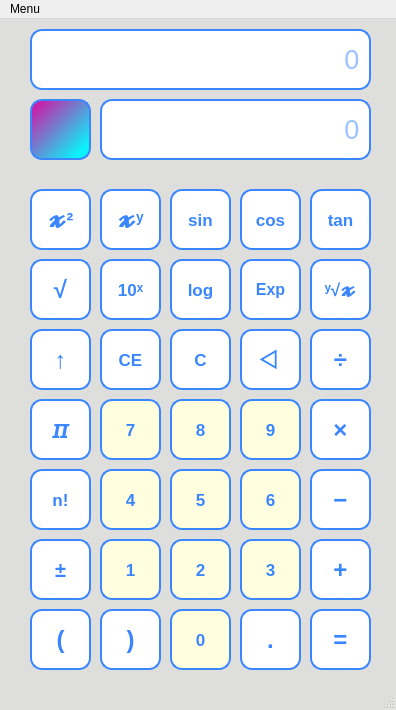
<?xml version="1.0" encoding="UTF-8"?>
<ui version="4.0">
 <class>MainWindow</class>
 <widget class="QMainWindow" name="MainWindow">
  <property name="geometry">
   <rect>
    <x>0</x>
    <y>0</y>
    <width>396</width>
    <height>710</height>
   </rect>
  </property>
  <property name="sizePolicy">
   <sizepolicy hsizetype="Fixed" vsizetype="Fixed">
    <horstretch>0</horstretch>
    <verstretch>0</verstretch>
   </sizepolicy>
  </property>
  <property name="minimumSize">
   <size>
    <width>396</width>
    <height>710</height>
   </size>
  </property>
  <property name="maximumSize">
   <size>
    <width>396</width>
    <height>710</height>
   </size>
  </property>
  <property name="baseSize">
   <size>
    <width>396</width>
    <height>710</height>
   </size>
  </property>
  <property name="font">
   <font>
    <family>Arial</family>
    <pointsize>18</pointsize>
   </font>
  </property>
  <property name="windowTitle">
   <string>MainWindow</string>
  </property>
  <property name="layoutDirection">
   <enum>Qt::LeftToRight</enum>
  </property>
  <property name="styleSheet">
   <string notr="true">QMainWindow{
	background-color: rgb(222, 222, 220)
}</string>
  </property>
  <widget class="QWidget" name="centralwidget">
   <widget class="QPushButton" name="b_1">
    <property name="geometry">
     <rect>
      <x>100</x>
      <y>520</y>
      <width>61</width>
      <height>61</height>
     </rect>
    </property>
    <property name="font">
     <font>
      <family>Arial</family>
      <pointsize>13</pointsize>
      <weight>75</weight>
      <bold>true</bold>
      <stylestrategy>PreferDefault</stylestrategy>
      <kerning>true</kerning>
     </font>
    </property>
    <property name="cursor">
     <cursorShape>ArrowCursor</cursorShape>
    </property>
    <property name="styleSheet">
     <string notr="true">QPushButton{
	color: rgb(58, 134, 255);
	background-color: rgb(255, 254, 222);
	border: 2px solid rgb(58, 134, 255);
    border-radius: 12px;
}

QPushButton:hover:!pressed   {
	background-color: qlineargradient(spread:pad, x1:0, y1:0, x2:0.857143, y2:0.857955, stop:1 rgba(10, 242, 251, 255), stop:0 rgba(224, 6, 159, 255));
  color: white;
}

QPushButton:pressed   {
  background-color: rgba(224, 6, 159, 255);
  color: white;
}
</string>
    </property>
    <property name="text">
     <string>1</string>
    </property>
   </widget>
   <widget class="QPushButton" name="b_2">
    <property name="geometry">
     <rect>
      <x>170</x>
      <y>520</y>
      <width>61</width>
      <height>61</height>
     </rect>
    </property>
    <property name="font">
     <font>
      <family>Arial</family>
      <pointsize>13</pointsize>
      <weight>75</weight>
      <bold>true</bold>
      <stylestrategy>PreferDefault</stylestrategy>
      <kerning>true</kerning>
     </font>
    </property>
    <property name="cursor">
     <cursorShape>ArrowCursor</cursorShape>
    </property>
    <property name="styleSheet">
     <string notr="true">QPushButton{
	color: rgb(58, 134, 255);
	background-color: rgb(255, 254, 222);
	border: 2px solid rgb(58, 134, 255);
    border-radius: 12px;
}

QPushButton:hover:!pressed   {
	background-color: qlineargradient(spread:pad, x1:0, y1:0, x2:0.857143, y2:0.857955, stop:1 rgba(10, 242, 251, 255), stop:0 rgba(224, 6, 159, 255));
  color: white;
}

QPushButton:pressed   {
  background-color: rgba(224, 6, 159, 255);
  color: white;
}
</string>
    </property>
    <property name="text">
     <string>2</string>
    </property>
   </widget>
   <widget class="QPushButton" name="b_3">
    <property name="geometry">
     <rect>
      <x>240</x>
      <y>520</y>
      <width>61</width>
      <height>61</height>
     </rect>
    </property>
    <property name="font">
     <font>
      <family>Arial</family>
      <pointsize>13</pointsize>
      <weight>75</weight>
      <bold>true</bold>
      <stylestrategy>PreferDefault</stylestrategy>
      <kerning>true</kerning>
     </font>
    </property>
    <property name="cursor">
     <cursorShape>ArrowCursor</cursorShape>
    </property>
    <property name="styleSheet">
     <string notr="true">QPushButton{
	color: rgb(58, 134, 255);
	background-color: rgb(255, 254, 222);
	border: 2px solid rgb(58, 134, 255);
    border-radius: 12px;
}

QPushButton:hover:!pressed   {
	background-color: qlineargradient(spread:pad, x1:0, y1:0, x2:0.857143, y2:0.857955, stop:1 rgba(10, 242, 251, 255), stop:0 rgba(224, 6, 159, 255));
  color: white;
}

QPushButton:pressed   {
  background-color: rgba(224, 6, 159, 255);
  color: white;
}
</string>
    </property>
    <property name="text">
     <string>3</string>
    </property>
   </widget>
   <widget class="QPushButton" name="b_6">
    <property name="geometry">
     <rect>
      <x>240</x>
      <y>450</y>
      <width>61</width>
      <height>61</height>
     </rect>
    </property>
    <property name="font">
     <font>
      <family>Arial</family>
      <pointsize>13</pointsize>
      <weight>75</weight>
      <bold>true</bold>
      <stylestrategy>PreferDefault</stylestrategy>
      <kerning>true</kerning>
     </font>
    </property>
    <property name="cursor">
     <cursorShape>ArrowCursor</cursorShape>
    </property>
    <property name="styleSheet">
     <string notr="true">QPushButton{
	color: rgb(58, 134, 255);
	background-color: rgb(255, 254, 222);
	border: 2px solid rgb(58, 134, 255);
    border-radius: 12px;
}

QPushButton:hover:!pressed   {
	background-color: qlineargradient(spread:pad, x1:0, y1:0, x2:0.857143, y2:0.857955, stop:1 rgba(10, 242, 251, 255), stop:0 rgba(224, 6, 159, 255));
  color: white;
}

QPushButton:pressed   {
  background-color: rgba(224, 6, 159, 255);
  color: white;
}
</string>
    </property>
    <property name="text">
     <string>6</string>
    </property>
   </widget>
   <widget class="QPushButton" name="b_5">
    <property name="geometry">
     <rect>
      <x>170</x>
      <y>450</y>
      <width>61</width>
      <height>61</height>
     </rect>
    </property>
    <property name="font">
     <font>
      <family>Arial</family>
      <pointsize>13</pointsize>
      <weight>75</weight>
      <bold>true</bold>
      <stylestrategy>PreferDefault</stylestrategy>
      <kerning>true</kerning>
     </font>
    </property>
    <property name="cursor">
     <cursorShape>ArrowCursor</cursorShape>
    </property>
    <property name="styleSheet">
     <string notr="true">QPushButton{
	color: rgb(58, 134, 255);
	background-color: rgb(255, 254, 222);
	border: 2px solid rgb(58, 134, 255);
    border-radius: 12px;
}

QPushButton:hover:!pressed   {
	background-color: qlineargradient(spread:pad, x1:0, y1:0, x2:0.857143, y2:0.857955, stop:1 rgba(10, 242, 251, 255), stop:0 rgba(224, 6, 159, 255));
  color: white;
}

QPushButton:pressed   {
  background-color: rgba(224, 6, 159, 255);
  color: white;
}
</string>
    </property>
    <property name="text">
     <string>5</string>
    </property>
   </widget>
   <widget class="QPushButton" name="b_4">
    <property name="geometry">
     <rect>
      <x>100</x>
      <y>450</y>
      <width>61</width>
      <height>61</height>
     </rect>
    </property>
    <property name="font">
     <font>
      <family>Arial</family>
      <pointsize>13</pointsize>
      <weight>75</weight>
      <bold>true</bold>
      <stylestrategy>PreferDefault</stylestrategy>
      <kerning>true</kerning>
     </font>
    </property>
    <property name="cursor">
     <cursorShape>ArrowCursor</cursorShape>
    </property>
    <property name="styleSheet">
     <string notr="true">QPushButton{
	color: rgb(58, 134, 255);
	background-color: rgb(255, 254, 222);
	border: 2px solid rgb(58, 134, 255);
    border-radius: 12px;
}

QPushButton:hover:!pressed   {
	background-color: qlineargradient(spread:pad, x1:0, y1:0, x2:0.857143, y2:0.857955, stop:1 rgba(10, 242, 251, 255), stop:0 rgba(224, 6, 159, 255));
  color: white;
}

QPushButton:pressed   {
  background-color: rgba(224, 6, 159, 255);
  color: white;
}
</string>
    </property>
    <property name="text">
     <string>4</string>
    </property>
   </widget>
   <widget class="QPushButton" name="b_7">
    <property name="geometry">
     <rect>
      <x>100</x>
      <y>380</y>
      <width>61</width>
      <height>61</height>
     </rect>
    </property>
    <property name="font">
     <font>
      <family>Arial</family>
      <pointsize>13</pointsize>
      <weight>75</weight>
      <bold>true</bold>
      <stylestrategy>PreferDefault</stylestrategy>
      <kerning>true</kerning>
     </font>
    </property>
    <property name="cursor">
     <cursorShape>ArrowCursor</cursorShape>
    </property>
    <property name="styleSheet">
     <string notr="true">QPushButton{
	color: rgb(58, 134, 255);
	background-color: rgb(255, 254, 222);
	border: 2px solid rgb(58, 134, 255);
    border-radius: 12px;
}

QPushButton:hover:!pressed   {
	background-color: qlineargradient(spread:pad, x1:0, y1:0, x2:0.857143, y2:0.857955, stop:1 rgba(10, 242, 251, 255), stop:0 rgba(224, 6, 159, 255));
  color: white;
}

QPushButton:pressed   {
  background-color: rgba(224, 6, 159, 255);
  color: white;
}
</string>
    </property>
    <property name="text">
     <string>7</string>
    </property>
   </widget>
   <widget class="QPushButton" name="b_8">
    <property name="geometry">
     <rect>
      <x>170</x>
      <y>380</y>
      <width>61</width>
      <height>61</height>
     </rect>
    </property>
    <property name="font">
     <font>
      <family>Arial</family>
      <pointsize>13</pointsize>
      <weight>75</weight>
      <bold>true</bold>
      <stylestrategy>PreferDefault</stylestrategy>
      <kerning>true</kerning>
     </font>
    </property>
    <property name="cursor">
     <cursorShape>ArrowCursor</cursorShape>
    </property>
    <property name="styleSheet">
     <string notr="true">QPushButton{
	color: rgb(58, 134, 255);
	background-color: rgb(255, 254, 222);
	border: 2px solid rgb(58, 134, 255);
    border-radius: 12px;
}

QPushButton:hover:!pressed   {
	background-color: qlineargradient(spread:pad, x1:0, y1:0, x2:0.857143, y2:0.857955, stop:1 rgba(10, 242, 251, 255), stop:0 rgba(224, 6, 159, 255));
  color: white;
}

QPushButton:pressed   {
  background-color: rgba(224, 6, 159, 255);
  color: white;
}
</string>
    </property>
    <property name="text">
     <string>8</string>
    </property>
   </widget>
   <widget class="QPushButton" name="b_9">
    <property name="geometry">
     <rect>
      <x>240</x>
      <y>380</y>
      <width>61</width>
      <height>61</height>
     </rect>
    </property>
    <property name="font">
     <font>
      <family>Arial</family>
      <pointsize>13</pointsize>
      <weight>75</weight>
      <bold>true</bold>
      <stylestrategy>PreferDefault</stylestrategy>
      <kerning>true</kerning>
     </font>
    </property>
    <property name="cursor">
     <cursorShape>ArrowCursor</cursorShape>
    </property>
    <property name="styleSheet">
     <string notr="true">QPushButton{
	color: rgb(58, 134, 255);
	background-color: rgb(255, 254, 222);
	border: 2px solid rgb(58, 134, 255);
    border-radius: 12px;
}

QPushButton:hover:!pressed   {
	background-color: qlineargradient(spread:pad, x1:0, y1:0, x2:0.857143, y2:0.857955, stop:1 rgba(10, 242, 251, 255), stop:0 rgba(224, 6, 159, 255));
  color: white;
}

QPushButton:pressed   {
  background-color: rgba(224, 6, 159, 255);
  color: white;
}
</string>
    </property>
    <property name="text">
     <string>9</string>
    </property>
   </widget>
   <widget class="QPushButton" name="b_0">
    <property name="geometry">
     <rect>
      <x>170</x>
      <y>590</y>
      <width>61</width>
      <height>61</height>
     </rect>
    </property>
    <property name="font">
     <font>
      <family>Arial</family>
      <pointsize>13</pointsize>
      <weight>75</weight>
      <bold>true</bold>
     </font>
    </property>
    <property name="cursor">
     <cursorShape>ArrowCursor</cursorShape>
    </property>
    <property name="styleSheet">
     <string notr="true">QPushButton{
	color: rgb(58, 134, 255);
	background-color: rgb(255, 254, 222);
	border: 2px solid rgb(58, 134, 255);
    border-radius: 12px;
}

QPushButton:hover:!pressed   {
	background-color: qlineargradient(spread:pad, x1:0, y1:0, x2:0.857143, y2:0.857955, stop:1 rgba(10, 242, 251, 255), stop:0 rgba(224, 6, 159, 255));
  color: white;
}

QPushButton:pressed   {
  background-color: rgba(224, 6, 159, 255);
  color: white;
}
</string>
    </property>
    <property name="text">
     <string>0</string>
    </property>
   </widget>
   <widget class="QPushButton" name="b_dot">
    <property name="geometry">
     <rect>
      <x>240</x>
      <y>590</y>
      <width>61</width>
      <height>61</height>
     </rect>
    </property>
    <property name="font">
     <font>
      <family>Arial</family>
      <pointsize>18</pointsize>
      <weight>75</weight>
      <bold>true</bold>
     </font>
    </property>
    <property name="cursor">
     <cursorShape>ArrowCursor</cursorShape>
    </property>
    <property name="layoutDirection">
     <enum>Qt::LeftToRight</enum>
    </property>
    <property name="styleSheet">
     <string notr="true">QPushButton{
	color: rgb(58, 134, 255);
	background-color: white;
	border: 2px solid rgb(58, 134, 255);
    border-radius: 12px;
}

QPushButton:hover:!pressed   {
	background-color: qlineargradient(spread:pad, x1:0, y1:0, x2:0.857143, y2:0.857955, stop:1 rgba(10, 242, 251, 255), stop:0 rgba(224, 6, 159, 255));
  color: white;
}

QPushButton:pressed   {
  background-color: rgba(224, 6, 159, 255);
  color: white;
}
</string>
    </property>
    <property name="text">
     <string>.</string>
    </property>
   </widget>
   <widget class="QPushButton" name="b_multiplication">
    <property name="geometry">
     <rect>
      <x>310</x>
      <y>380</y>
      <width>61</width>
      <height>61</height>
     </rect>
    </property>
    <property name="font">
     <font>
      <family>Arial</family>
      <pointsize>18</pointsize>
      <weight>75</weight>
      <bold>true</bold>
     </font>
    </property>
    <property name="cursor">
     <cursorShape>ArrowCursor</cursorShape>
    </property>
    <property name="styleSheet">
     <string notr="true">QPushButton{
	color: rgb(58, 134, 255);
	background-color: white;
	border: 2px solid rgb(58, 134, 255);
    border-radius: 12px;
}

QPushButton:hover:!pressed   {
	background-color: qlineargradient(spread:pad, x1:0, y1:0, x2:0.857143, y2:0.857955, stop:1 rgba(10, 242, 251, 255), stop:0 rgba(224, 6, 159, 255));
  color: white;
}

QPushButton:pressed   {
  background-color: rgba(224, 6, 159, 255);
  color: white;
}
</string>
    </property>
    <property name="text">
     <string>×</string>
    </property>
   </widget>
   <widget class="QPushButton" name="b_subtraction">
    <property name="geometry">
     <rect>
      <x>310</x>
      <y>450</y>
      <width>61</width>
      <height>61</height>
     </rect>
    </property>
    <property name="font">
     <font>
      <family>Arial</family>
      <pointsize>18</pointsize>
      <weight>75</weight>
      <bold>true</bold>
     </font>
    </property>
    <property name="cursor">
     <cursorShape>ArrowCursor</cursorShape>
    </property>
    <property name="styleSheet">
     <string notr="true">QPushButton{
	color: rgb(58, 134, 255);
	background-color: white;
	border: 2px solid rgb(58, 134, 255);
    border-radius: 12px;
}

QPushButton:hover:!pressed   {
	background-color: qlineargradient(spread:pad, x1:0, y1:0, x2:0.857143, y2:0.857955, stop:1 rgba(10, 242, 251, 255), stop:0 rgba(224, 6, 159, 255));
  color: white;
}

QPushButton:pressed   {
  background-color: rgba(224, 6, 159, 255);
  color: white;
}
</string>
    </property>
    <property name="text">
     <string>−</string>
    </property>
   </widget>
   <widget class="QPushButton" name="b_addition">
    <property name="geometry">
     <rect>
      <x>310</x>
      <y>520</y>
      <width>61</width>
      <height>61</height>
     </rect>
    </property>
    <property name="font">
     <font>
      <family>Arial</family>
      <pointsize>18</pointsize>
      <weight>75</weight>
      <bold>true</bold>
     </font>
    </property>
    <property name="cursor">
     <cursorShape>ArrowCursor</cursorShape>
    </property>
    <property name="styleSheet">
     <string notr="true">QPushButton{
	color: rgb(58, 134, 255);
	background-color: white;
	border: 2px solid rgb(58, 134, 255);
    border-radius: 12px;
}

QPushButton:hover:!pressed   {
	background-color: qlineargradient(spread:pad, x1:0, y1:0, x2:0.857143, y2:0.857955, stop:1 rgba(10, 242, 251, 255), stop:0 rgba(224, 6, 159, 255));
  color: white;
}

QPushButton:pressed   {
  background-color: rgba(224, 6, 159, 255);
  color: white;
}
</string>
    </property>
    <property name="text">
     <string>+</string>
    </property>
   </widget>
   <widget class="QPushButton" name="b_division">
    <property name="geometry">
     <rect>
      <x>310</x>
      <y>310</y>
      <width>61</width>
      <height>61</height>
     </rect>
    </property>
    <property name="font">
     <font>
      <family>Arial</family>
      <pointsize>18</pointsize>
      <weight>75</weight>
      <bold>true</bold>
     </font>
    </property>
    <property name="cursor">
     <cursorShape>ArrowCursor</cursorShape>
    </property>
    <property name="styleSheet">
     <string notr="true">QPushButton{
	color: rgb(58, 134, 255);
	background-color: white;
	border: 2px solid rgb(58, 134, 255);
    border-radius: 12px;
}

QPushButton:hover:!pressed   {
	background-color: qlineargradient(spread:pad, x1:0, y1:0, x2:0.857143, y2:0.857955, stop:1 rgba(10, 242, 251, 255), stop:0 rgba(224, 6, 159, 255));
  color: white;
}

QPushButton:pressed   {
  background-color: rgba(224, 6, 159, 255);
  color: white;
}
</string>
    </property>
    <property name="text">
     <string>÷</string>
    </property>
   </widget>
   <widget class="QPushButton" name="b_equal">
    <property name="geometry">
     <rect>
      <x>310</x>
      <y>590</y>
      <width>61</width>
      <height>61</height>
     </rect>
    </property>
    <property name="font">
     <font>
      <family>Arial</family>
      <pointsize>18</pointsize>
      <weight>75</weight>
      <bold>true</bold>
     </font>
    </property>
    <property name="cursor">
     <cursorShape>ArrowCursor</cursorShape>
    </property>
    <property name="styleSheet">
     <string notr="true">QPushButton{
	color: rgb(58, 134, 255);
	background-color: white;
	border: 2px solid rgb(58, 134, 255);
    border-radius: 12px;
}

QPushButton:hover:!pressed   {
	background-color: qlineargradient(spread:pad, x1:0, y1:0, x2:0.857143, y2:0.857955, stop:1 rgba(10, 242, 251, 255), stop:0 rgba(224, 6, 159, 255));
  color: white;
}

QPushButton:pressed   {
  background-color: rgba(224, 6, 159, 255);
  color: white;
}
</string>
    </property>
    <property name="text">
     <string>=</string>
    </property>
   </widget>
   <widget class="QPushButton" name="b_delete">
    <property name="geometry">
     <rect>
      <x>240</x>
      <y>310</y>
      <width>61</width>
      <height>61</height>
     </rect>
    </property>
    <property name="font">
     <font>
      <family>Arial</family>
      <pointsize>18</pointsize>
      <weight>75</weight>
      <bold>true</bold>
     </font>
    </property>
    <property name="cursor">
     <cursorShape>ArrowCursor</cursorShape>
    </property>
    <property name="styleSheet">
     <string notr="true">QPushButton{
	color: rgb(58, 134, 255);
	background-color: white;
	border: 2px solid rgb(58, 134, 255);
    border-radius: 12px;
}

QPushButton:hover:!pressed   {
	background-color: qlineargradient(spread:pad, x1:0, y1:0, x2:0.857143, y2:0.857955, stop:1 rgba(10, 242, 251, 255), stop:0 rgba(224, 6, 159, 255));
  color: white;
}

QPushButton:pressed   {
  background-color: rgba(224, 6, 159, 255);
  color: white;
}
</string>
    </property>
    <property name="text">
     <string>⨞</string>
    </property>
   </widget>
   <widget class="QPushButton" name="b_clear">
    <property name="geometry">
     <rect>
      <x>170</x>
      <y>310</y>
      <width>61</width>
      <height>61</height>
     </rect>
    </property>
    <property name="font">
     <font>
      <family>Arial</family>
      <pointsize>13</pointsize>
      <weight>75</weight>
      <bold>true</bold>
     </font>
    </property>
    <property name="cursor">
     <cursorShape>ArrowCursor</cursorShape>
    </property>
    <property name="styleSheet">
     <string notr="true">QPushButton{
	color: rgb(58, 134, 255);
	background-color: white;
	border: 2px solid rgb(58, 134, 255);
    border-radius: 12px;
}

QPushButton:hover:!pressed   {
	background-color: qlineargradient(spread:pad, x1:0, y1:0, x2:0.857143, y2:0.857955, stop:1 rgba(10, 242, 251, 255), stop:0 rgba(224, 6, 159, 255));
  color: white;
}

QPushButton:pressed   {
  background-color: rgba(224, 6, 159, 255);
  color: white;
}
</string>
    </property>
    <property name="text">
     <string>C</string>
    </property>
   </widget>
   <widget class="QPushButton" name="b_clear_e">
    <property name="geometry">
     <rect>
      <x>100</x>
      <y>310</y>
      <width>61</width>
      <height>61</height>
     </rect>
    </property>
    <property name="font">
     <font>
      <family>Arial</family>
      <pointsize>13</pointsize>
      <weight>75</weight>
      <bold>true</bold>
     </font>
    </property>
    <property name="cursor">
     <cursorShape>ArrowCursor</cursorShape>
    </property>
    <property name="styleSheet">
     <string notr="true">QPushButton{
	color: rgb(58, 134, 255);
	background-color: white;
	border: 2px solid rgb(58, 134, 255);
    border-radius: 12px;
}

QPushButton:hover:!pressed   {
	background-color: qlineargradient(spread:pad, x1:0, y1:0, x2:0.857143, y2:0.857955, stop:1 rgba(10, 242, 251, 255), stop:0 rgba(224, 6, 159, 255));
  color: white;
}

QPushButton:pressed   {
  background-color: rgba(224, 6, 159, 255);
  color: white;
}
</string>
    </property>
    <property name="text">
     <string>CE</string>
    </property>
   </widget>
   <widget class="QPushButton" name="b_parates_l">
    <property name="enabled">
     <bool>false</bool>
    </property>
    <property name="geometry">
     <rect>
      <x>100</x>
      <y>590</y>
      <width>61</width>
      <height>61</height>
     </rect>
    </property>
    <property name="font">
     <font>
      <family>Arial</family>
      <pointsize>18</pointsize>
      <weight>75</weight>
      <bold>true</bold>
     </font>
    </property>
    <property name="cursor">
     <cursorShape>ArrowCursor</cursorShape>
    </property>
    <property name="styleSheet">
     <string notr="true">QPushButton{
	color: rgb(58, 134, 255);
	background-color: white;
	border: 2px solid rgb(58, 134, 255);
    border-radius: 12px;
}

QPushButton:hover:!pressed   {
	background-color: qlineargradient(spread:pad, x1:0, y1:0, x2:0.857143, y2:0.857955, stop:1 rgba(10, 242, 251, 255), stop:0 rgba(224, 6, 159, 255));
  color: white;
}

QPushButton:pressed   {
  background-color: rgba(224, 6, 159, 255);
  color: white;
}
</string>
    </property>
    <property name="text">
     <string>)</string>
    </property>
   </widget>
   <widget class="QPushButton" name="b_parates_r">
    <property name="enabled">
     <bool>false</bool>
    </property>
    <property name="geometry">
     <rect>
      <x>30</x>
      <y>590</y>
      <width>61</width>
      <height>61</height>
     </rect>
    </property>
    <property name="font">
     <font>
      <family>Arial</family>
      <pointsize>18</pointsize>
      <weight>75</weight>
      <bold>true</bold>
     </font>
    </property>
    <property name="cursor">
     <cursorShape>ArrowCursor</cursorShape>
    </property>
    <property name="styleSheet">
     <string notr="true">QPushButton{
	color: rgb(58, 134, 255);
	background-color: white;
	border: 2px solid rgb(58, 134, 255);
    border-radius: 12px;
}

QPushButton:hover:!pressed   {
	background-color: qlineargradient(spread:pad, x1:0, y1:0, x2:0.857143, y2:0.857955, stop:1 rgba(10, 242, 251, 255), stop:0 rgba(224, 6, 159, 255));
  color: white;
}

QPushButton:pressed   {
  background-color: rgba(224, 6, 159, 255);
  color: white;
}
</string>
    </property>
    <property name="text">
     <string>(</string>
    </property>
   </widget>
   <widget class="QPushButton" name="b_factorial">
    <property name="geometry">
     <rect>
      <x>30</x>
      <y>450</y>
      <width>61</width>
      <height>61</height>
     </rect>
    </property>
    <property name="font">
     <font>
      <family>Arial</family>
      <pointsize>13</pointsize>
      <weight>75</weight>
      <bold>true</bold>
     </font>
    </property>
    <property name="cursor">
     <cursorShape>ArrowCursor</cursorShape>
    </property>
    <property name="styleSheet">
     <string notr="true">QPushButton{
	color: rgb(58, 134, 255);
	background-color: white;
	border: 2px solid rgb(58, 134, 255);
    border-radius: 12px;
}

QPushButton:hover:!pressed   {
	background-color: qlineargradient(spread:pad, x1:0, y1:0, x2:0.857143, y2:0.857955, stop:1 rgba(10, 242, 251, 255), stop:0 rgba(224, 6, 159, 255));
  color: white;
}

QPushButton:pressed   {
  background-color: rgba(224, 6, 159, 255);
  color: white;
}
</string>
    </property>
    <property name="text">
     <string>n!</string>
    </property>
   </widget>
   <widget class="QPushButton" name="b_negetive_2">
    <property name="geometry">
     <rect>
      <x>30</x>
      <y>520</y>
      <width>61</width>
      <height>61</height>
     </rect>
    </property>
    <property name="font">
     <font>
      <family>Arial</family>
      <pointsize>15</pointsize>
      <weight>75</weight>
      <bold>true</bold>
     </font>
    </property>
    <property name="cursor">
     <cursorShape>ArrowCursor</cursorShape>
    </property>
    <property name="styleSheet">
     <string notr="true">QPushButton{
	color: rgb(58, 134, 255);
	background-color: white;
	border: 2px solid rgb(58, 134, 255);
    border-radius: 12px;
}

QPushButton:hover:!pressed   {
	background-color: qlineargradient(spread:pad, x1:0, y1:0, x2:0.857143, y2:0.857955, stop:1 rgba(10, 242, 251, 255), stop:0 rgba(224, 6, 159, 255));
  color: white;
}

QPushButton:pressed   {
  background-color: rgba(224, 6, 159, 255);
  color: white;
}
</string>
    </property>
    <property name="text">
     <string>±</string>
    </property>
   </widget>
   <widget class="QPushButton" name="b_pi">
    <property name="geometry">
     <rect>
      <x>30</x>
      <y>380</y>
      <width>61</width>
      <height>61</height>
     </rect>
    </property>
    <property name="font">
     <font>
      <family>Arial</family>
      <pointsize>18</pointsize>
      <weight>75</weight>
      <bold>true</bold>
     </font>
    </property>
    <property name="cursor">
     <cursorShape>ArrowCursor</cursorShape>
    </property>
    <property name="styleSheet">
     <string notr="true">QPushButton{
	color: rgb(58, 134, 255);
	background-color: white;
	border: 2px solid rgb(58, 134, 255);
    border-radius: 12px;
}

QPushButton:hover:!pressed   {
	background-color: qlineargradient(spread:pad, x1:0, y1:0, x2:0.857143, y2:0.857955, stop:1 rgba(10, 242, 251, 255), stop:0 rgba(224, 6, 159, 255));
  color: white;
}

QPushButton:pressed   {
  background-color: rgba(224, 6, 159, 255);
  color: white;
}
</string>
    </property>
    <property name="text">
     <string>𝜋</string>
    </property>
   </widget>
   <widget class="QPushButton" name="b_more">
    <property name="enabled">
     <bool>false</bool>
    </property>
    <property name="geometry">
     <rect>
      <x>30</x>
      <y>310</y>
      <width>61</width>
      <height>61</height>
     </rect>
    </property>
    <property name="font">
     <font>
      <family>Arial</family>
      <pointsize>18</pointsize>
      <weight>75</weight>
      <bold>true</bold>
     </font>
    </property>
    <property name="cursor">
     <cursorShape>ArrowCursor</cursorShape>
    </property>
    <property name="styleSheet">
     <string notr="true">QPushButton{
	color: rgb(58, 134, 255);
	background-color: white;
	border: 2px solid rgb(58, 134, 255);
    border-radius: 12px;
}

QPushButton:hover:!pressed   {
	background-color: qlineargradient(spread:pad, x1:0, y1:0, x2:0.857143, y2:0.857955, stop:1 rgba(10, 242, 251, 255), stop:0 rgba(224, 6, 159, 255));
  color: white;
}

QPushButton:pressed   {
  background-color: rgba(224, 6, 159, 255);
  color: white;
}
</string>
    </property>
    <property name="text">
     <string>↑</string>
    </property>
   </widget>
   <widget class="QPushButton" name="b_power_2">
    <property name="geometry">
     <rect>
      <x>30</x>
      <y>170</y>
      <width>61</width>
      <height>61</height>
     </rect>
    </property>
    <property name="font">
     <font>
      <family>Arial</family>
      <pointsize>15</pointsize>
      <weight>75</weight>
      <bold>true</bold>
     </font>
    </property>
    <property name="cursor">
     <cursorShape>ArrowCursor</cursorShape>
    </property>
    <property name="styleSheet">
     <string notr="true">QPushButton{
	color: rgb(58, 134, 255);
	background-color: white;
	border: 2px solid rgb(58, 134, 255);
    border-radius: 12px;
}

QPushButton:hover:!pressed   {
	background-color: qlineargradient(spread:pad, x1:0, y1:0, x2:0.857143, y2:0.857955, stop:1 rgba(10, 242, 251, 255), stop:0 rgba(224, 6, 159, 255));
  color: white;
}

QPushButton:pressed   {
  background-color: rgba(224, 6, 159, 255);
  color: white;
}
</string>
    </property>
    <property name="text">
     <string>𝔁²</string>
    </property>
   </widget>
   <widget class="QPushButton" name="b_radical">
    <property name="geometry">
     <rect>
      <x>30</x>
      <y>240</y>
      <width>61</width>
      <height>61</height>
     </rect>
    </property>
    <property name="font">
     <font>
      <family>Arial</family>
      <pointsize>18</pointsize>
      <weight>75</weight>
      <bold>true</bold>
     </font>
    </property>
    <property name="cursor">
     <cursorShape>ArrowCursor</cursorShape>
    </property>
    <property name="styleSheet">
     <string notr="true">QPushButton{
	color: rgb(58, 134, 255);
	background-color: white;
	border: 2px solid rgb(58, 134, 255);
    border-radius: 12px;
}

QPushButton:hover:!pressed   {
	background-color: qlineargradient(spread:pad, x1:0, y1:0, x2:0.857143, y2:0.857955, stop:1 rgba(10, 242, 251, 255), stop:0 rgba(224, 6, 159, 255));
  color: white;
}

QPushButton:pressed   {
  background-color: rgba(224, 6, 159, 255);
  color: white;
}
</string>
    </property>
    <property name="text">
     <string>√</string>
    </property>
   </widget>
   <widget class="QPushButton" name="b_power_x_y">
    <property name="geometry">
     <rect>
      <x>100</x>
      <y>170</y>
      <width>61</width>
      <height>61</height>
     </rect>
    </property>
    <property name="font">
     <font>
      <family>Arial</family>
      <pointsize>15</pointsize>
      <weight>75</weight>
      <bold>true</bold>
     </font>
    </property>
    <property name="cursor">
     <cursorShape>ArrowCursor</cursorShape>
    </property>
    <property name="styleSheet">
     <string notr="true">QPushButton{
	color: rgb(58, 134, 255);
	background-color: white;
	border: 2px solid rgb(58, 134, 255);
    border-radius: 12px;
}

QPushButton:hover:!pressed   {
	background-color: qlineargradient(spread:pad, x1:0, y1:0, x2:0.857143, y2:0.857955, stop:1 rgba(10, 242, 251, 255), stop:0 rgba(224, 6, 159, 255));
  color: white;
}

QPushButton:pressed   {
  background-color: rgba(224, 6, 159, 255);
  color: white;
}
</string>
    </property>
    <property name="text">
     <string>𝔁ʸ</string>
    </property>
   </widget>
   <widget class="QPushButton" name="b_sin">
    <property name="geometry">
     <rect>
      <x>170</x>
      <y>170</y>
      <width>61</width>
      <height>61</height>
     </rect>
    </property>
    <property name="font">
     <font>
      <family>Arial</family>
      <pointsize>13</pointsize>
      <weight>75</weight>
      <bold>true</bold>
     </font>
    </property>
    <property name="cursor">
     <cursorShape>ArrowCursor</cursorShape>
    </property>
    <property name="styleSheet">
     <string notr="true">QPushButton{
	color: rgb(58, 134, 255);
	background-color: white;
	border: 2px solid rgb(58, 134, 255);
    border-radius: 12px;
}

QPushButton:hover:!pressed   {
	background-color: qlineargradient(spread:pad, x1:0, y1:0, x2:0.857143, y2:0.857955, stop:1 rgba(10, 242, 251, 255), stop:0 rgba(224, 6, 159, 255));
  color: white;
}

QPushButton:pressed   {
  background-color: rgba(224, 6, 159, 255);
  color: white;
}
</string>
    </property>
    <property name="text">
     <string>sin</string>
    </property>
   </widget>
   <widget class="QPushButton" name="b_cos">
    <property name="geometry">
     <rect>
      <x>240</x>
      <y>170</y>
      <width>61</width>
      <height>61</height>
     </rect>
    </property>
    <property name="font">
     <font>
      <family>Arial</family>
      <pointsize>13</pointsize>
      <weight>75</weight>
      <bold>true</bold>
     </font>
    </property>
    <property name="cursor">
     <cursorShape>ArrowCursor</cursorShape>
    </property>
    <property name="styleSheet">
     <string notr="true">QPushButton{
	color: rgb(58, 134, 255);
	background-color: white;
	border: 2px solid rgb(58, 134, 255);
    border-radius: 12px;
}

QPushButton:hover:!pressed   {
	background-color: qlineargradient(spread:pad, x1:0, y1:0, x2:0.857143, y2:0.857955, stop:1 rgba(10, 242, 251, 255), stop:0 rgba(224, 6, 159, 255));
  color: white;
}

QPushButton:pressed   {
  background-color: rgba(224, 6, 159, 255);
  color: white;
}
</string>
    </property>
    <property name="text">
     <string>cos</string>
    </property>
   </widget>
   <widget class="QPushButton" name="b_tan">
    <property name="geometry">
     <rect>
      <x>310</x>
      <y>170</y>
      <width>61</width>
      <height>61</height>
     </rect>
    </property>
    <property name="font">
     <font>
      <family>Arial</family>
      <pointsize>13</pointsize>
      <weight>75</weight>
      <bold>true</bold>
     </font>
    </property>
    <property name="cursor">
     <cursorShape>ArrowCursor</cursorShape>
    </property>
    <property name="styleSheet">
     <string notr="true">QPushButton{
	color: rgb(58, 134, 255);
	background-color: white;
	border: 2px solid rgb(58, 134, 255);
    border-radius: 12px;
}

QPushButton:hover:!pressed   {
	background-color: qlineargradient(spread:pad, x1:0, y1:0, x2:0.857143, y2:0.857955, stop:1 rgba(10, 242, 251, 255), stop:0 rgba(224, 6, 159, 255));
  color: white;
}

QPushButton:pressed   {
  background-color: rgba(224, 6, 159, 255);
  color: white;
}
</string>
    </property>
    <property name="text">
     <string>tan</string>
    </property>
   </widget>
   <widget class="QPushButton" name="b_power_10_x">
    <property name="geometry">
     <rect>
      <x>100</x>
      <y>240</y>
      <width>61</width>
      <height>61</height>
     </rect>
    </property>
    <property name="font">
     <font>
      <family>Arial</family>
      <pointsize>13</pointsize>
      <weight>75</weight>
      <bold>true</bold>
     </font>
    </property>
    <property name="cursor">
     <cursorShape>ArrowCursor</cursorShape>
    </property>
    <property name="styleSheet">
     <string notr="true">QPushButton{
	color: rgb(58, 134, 255);
	background-color: white;
	border: 2px solid rgb(58, 134, 255);
    border-radius: 12px;
}

QPushButton:hover:!pressed   {
	background-color: qlineargradient(spread:pad, x1:0, y1:0, x2:0.857143, y2:0.857955, stop:1 rgba(10, 242, 251, 255), stop:0 rgba(224, 6, 159, 255));
  color: white;
}

QPushButton:pressed   {
  background-color: rgba(224, 6, 159, 255);
  color: white;
}
</string>
    </property>
    <property name="text">
     <string>10ˣ</string>
    </property>
   </widget>
   <widget class="QPushButton" name="b_log">
    <property name="geometry">
     <rect>
      <x>170</x>
      <y>240</y>
      <width>61</width>
      <height>61</height>
     </rect>
    </property>
    <property name="font">
     <font>
      <family>Arial</family>
      <pointsize>13</pointsize>
      <weight>75</weight>
      <bold>true</bold>
     </font>
    </property>
    <property name="cursor">
     <cursorShape>ArrowCursor</cursorShape>
    </property>
    <property name="styleSheet">
     <string notr="true">QPushButton{
	color: rgb(58, 134, 255);
	background-color: white;
	border: 2px solid rgb(58, 134, 255);
    border-radius: 12px;
}

QPushButton:hover:!pressed   {
	background-color: qlineargradient(spread:pad, x1:0, y1:0, x2:0.857143, y2:0.857955, stop:1 rgba(10, 242, 251, 255), stop:0 rgba(224, 6, 159, 255));
  color: white;
}

QPushButton:pressed   {
  background-color: rgba(224, 6, 159, 255);
  color: white;
}
</string>
    </property>
    <property name="text">
     <string>log</string>
    </property>
   </widget>
   <widget class="QPushButton" name="b_log_2">
    <property name="geometry">
     <rect>
      <x>240</x>
      <y>240</y>
      <width>61</width>
      <height>61</height>
     </rect>
    </property>
    <property name="font">
     <font>
      <family>Arial</family>
      <pointsize>12</pointsize>
      <weight>75</weight>
      <bold>true</bold>
     </font>
    </property>
    <property name="cursor">
     <cursorShape>ArrowCursor</cursorShape>
    </property>
    <property name="styleSheet">
     <string notr="true">QPushButton{
	color: rgb(58, 134, 255);
	background-color: white;
	border: 2px solid rgb(58, 134, 255);
    border-radius: 12px;
}

QPushButton:hover:!pressed   {
	background-color: qlineargradient(spread:pad, x1:0, y1:0, x2:0.857143, y2:0.857955, stop:1 rgba(10, 242, 251, 255), stop:0 rgba(224, 6, 159, 255));
  color: white;
}

QPushButton:pressed   {
  background-color: rgba(224, 6, 159, 255);
  color: white;
}
</string>
    </property>
    <property name="text">
     <string>Exp</string>
    </property>
   </widget>
   <widget class="QPushButton" name="b_radical_2">
    <property name="geometry">
     <rect>
      <x>310</x>
      <y>240</y>
      <width>61</width>
      <height>61</height>
     </rect>
    </property>
    <property name="font">
     <font>
      <family>Arial</family>
      <pointsize>13</pointsize>
      <weight>75</weight>
      <bold>true</bold>
     </font>
    </property>
    <property name="cursor">
     <cursorShape>ArrowCursor</cursorShape>
    </property>
    <property name="styleSheet">
     <string notr="true">QPushButton{
	color: rgb(58, 134, 255);
	background-color: white;
	border: 2px solid rgb(58, 134, 255);
    border-radius: 12px;
}

QPushButton:hover:!pressed   {
	background-color: qlineargradient(spread:pad, x1:0, y1:0, x2:0.857143, y2:0.857955, stop:1 rgba(10, 242, 251, 255), stop:0 rgba(224, 6, 159, 255));
  color: white;
}

QPushButton:pressed   {
  background-color: rgba(224, 6, 159, 255);
  color: white;
}
</string>
    </property>
    <property name="text">
     <string>ʸ√𝔁</string>
    </property>
   </widget>
   <widget class="QLineEdit" name="echo">
    <property name="geometry">
     <rect>
      <x>100</x>
      <y>80</y>
      <width>271</width>
      <height>61</height>
     </rect>
    </property>
    <property name="font">
     <font>
      <family>Arial</family>
      <pointsize>20</pointsize>
     </font>
    </property>
    <property name="styleSheet">
     <string notr="true">QLineEdit{
	color: rgb(58, 134, 255);
	background-color: white;
	border: 2px solid rgb(58, 134, 255);
    border-radius: 12px;
}
</string>
    </property>
    <property name="text">
     <string/>
    </property>
    <property name="alignment">
     <set>Qt::AlignRight|Qt::AlignTrailing|Qt::AlignVCenter</set>
    </property>
    <property name="readOnly">
     <bool>true</bool>
    </property>
    <property name="placeholderText">
     <string>0 </string>
    </property>
   </widget>
   <widget class="QLineEdit" name="value">
    <property name="geometry">
     <rect>
      <x>30</x>
      <y>10</y>
      <width>341</width>
      <height>61</height>
     </rect>
    </property>
    <property name="font">
     <font>
      <family>Arial</family>
      <pointsize>20</pointsize>
     </font>
    </property>
    <property name="styleSheet">
     <string notr="true">QLineEdit{
	color: rgb(58, 134, 255);
	background-color: white;
	border: 2px solid rgb(58, 134, 255);
    border-radius: 12px;
}
</string>
    </property>
    <property name="text">
     <string/>
    </property>
    <property name="alignment">
     <set>Qt::AlignRight|Qt::AlignTrailing|Qt::AlignVCenter</set>
    </property>
    <property name="readOnly">
     <bool>true</bool>
    </property>
    <property name="placeholderText">
     <string>0 </string>
    </property>
   </widget>
   <widget class="QPushButton" name="b_operator">
    <property name="enabled">
     <bool>false</bool>
    </property>
    <property name="geometry">
     <rect>
      <x>30</x>
      <y>80</y>
      <width>61</width>
      <height>61</height>
     </rect>
    </property>
    <property name="font">
     <font>
      <family>Arial</family>
      <pointsize>18</pointsize>
      <weight>75</weight>
      <bold>true</bold>
     </font>
    </property>
    <property name="cursor">
     <cursorShape>ArrowCursor</cursorShape>
    </property>
    <property name="styleSheet">
     <string notr="true">QPushButton{
	color: white;
	background-color: qlineargradient(spread:pad, x1:0, y1:0, x2:0.857143, y2:0.857955, stop:1 rgba(10, 242, 251, 255), stop:0 rgba(224, 6, 159, 255));
	border: 2px solid rgb(58, 134, 255);
    border-radius: 12px;
}
</string>
    </property>
    <property name="text">
     <string/>
    </property>
   </widget>
  </widget>
  <widget class="QMenuBar" name="menubar">
   <property name="geometry">
    <rect>
     <x>0</x>
     <y>0</y>
     <width>396</width>
     <height>26</height>
    </rect>
   </property>
   <widget class="QMenu" name="menuAbout">
    <property name="font">
     <font>
      <family>Arial</family>
     </font>
    </property>
    <property name="title">
     <string>Menu</string>
    </property>
    <addaction name="actiongithub"/>
    <addaction name="actionTelegram"/>
    <addaction name="separator"/>
    <addaction name="actionAbout"/>
    <addaction name="separator"/>
    <addaction name="actionExit"/>
   </widget>
   <addaction name="menuAbout"/>
  </widget>
  <widget class="QStatusBar" name="statusbar"/>
  <action name="actiongithub">
   <property name="text">
    <string>Github</string>
   </property>
   <property name="font">
    <font>
     <family>Arial</family>
    </font>
   </property>
  </action>
  <action name="actionTelegram">
   <property name="text">
    <string>Telegram</string>
   </property>
   <property name="font">
    <font>
     <family>Arial</family>
    </font>
   </property>
  </action>
  <action name="actionAbout">
   <property name="text">
    <string>About</string>
   </property>
   <property name="font">
    <font>
     <family>Arial</family>
    </font>
   </property>
  </action>
  <action name="actionExit">
   <property name="text">
    <string>Exit       alt+f4</string>
   </property>
   <property name="iconText">
    <string>Exit</string>
   </property>
   <property name="toolTip">
    <string>Exit</string>
   </property>
   <property name="statusTip">
    <string/>
   </property>
   <property name="whatsThis">
    <string/>
   </property>
   <property name="font">
    <font>
     <family>Arial</family>
    </font>
   </property>
   <property name="shortcut">
    <string/>
   </property>
  </action>
 </widget>
 <resources/>
 <connections/>
</ui>
